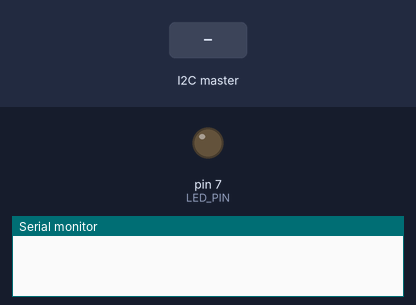
A sketch run on a simulated Arduino Uno, built with avr-gcc and run on an emulated ATmega328P. Parts: output pins drawn as LEDs (lit = HIGH), the last lines printed to the serial monitor. The test bench sets the inputs (shaded band).

Above: at 1.2 s.
1.3 s: the I2C master sends the byte 1
At 2.0 s:
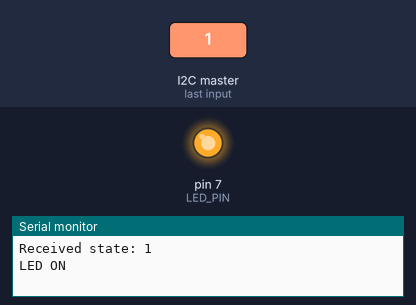
2.8 s: the I2C master sends the byte 0
At 3.1 s:
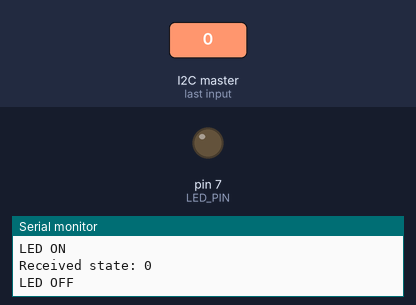
Timing chart, 0 to 5.8 s (numbered marks = the images above; inputs shaded):
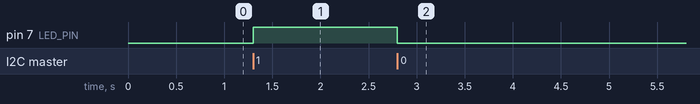

The sketch:

audrino_i2c_slave_led_on_off.ino
```cpp
#include <Wire.h>

#define LED_PIN 7
#define SLAVE_ADDR 8

void setup() {
  pinMode(LED_PIN, OUTPUT);
  Wire.begin(SLAVE_ADDR);          // Join I2C bus as slave
  Wire.onReceive(receiveEvent);    // Set function to handle incoming data
  Serial.begin(9600);
}

void loop() {
  // Nothing needed here, LED controlled via I2C
}

void receiveEvent(int howMany) {
  if (Wire.available()) {


    byte state = Wire.read();  // Read the byte sent by master
    Serial.print("Received state: ");
    Serial.println( state);
    if (state == 1) {
      digitalWrite(LED_PIN, HIGH);
      Serial.println("LED ON");
    } else {
      digitalWrite(LED_PIN, LOW);
      Serial.println("LED OFF");
    }
  }
}
```

Measured:
- after the input at 1.3 s, pin 7 (LED_PIN): LOW → HIGH at once
- after the input at 2.8 s, pin 7 (LED_PIN): HIGH → LOW at once
